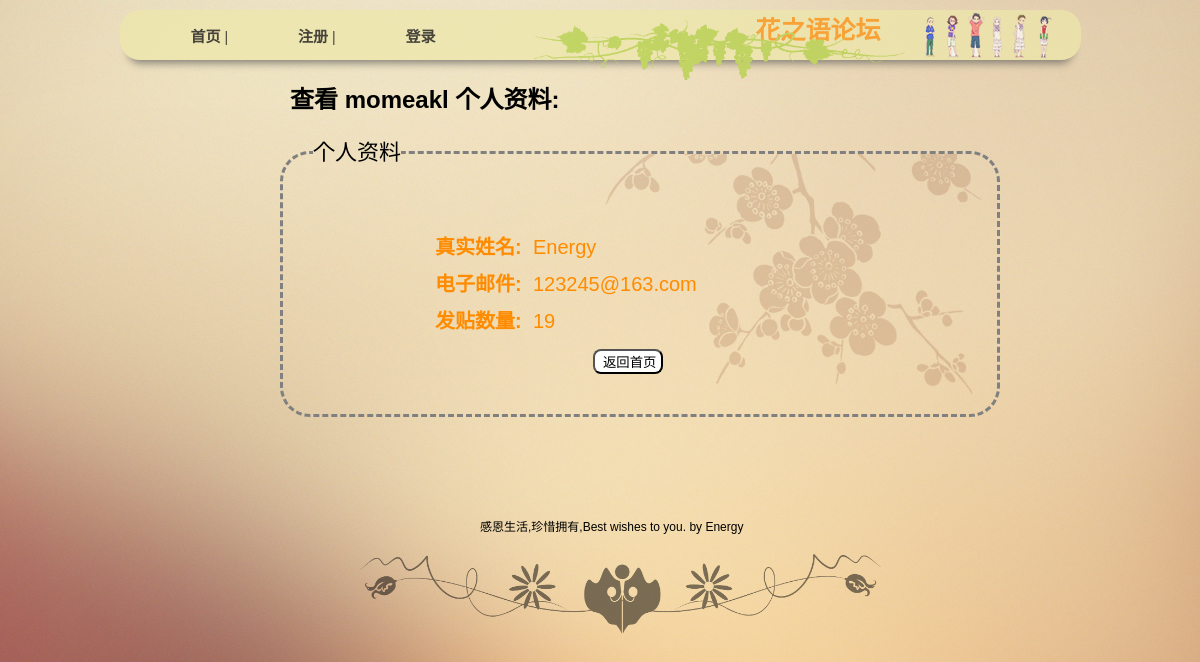
The page /work/view_profile.php?id=momeakl on the database its author committed.
### tables this page shows
CREATE TABLE `forum_user` (
  `id` int(10) NOT NULL AUTO_INCREMENT,
  `username` varchar(32) NOT NULL,
  `password` varchar(32) NOT NULL,
  `email` varchar(100) NOT NULL,
  `realname` varchar(50) NOT NULL,
  `regdate` datetime NOT NULL DEFAULT '0000-00-00 00:00:00',
  PRIMARY KEY (`id`)
);

### work/view_profile.php (the view, shortened to what this page needs)
<?php
  $id=$_GET['id'];
  $sql="SELECT * FROM forum_user WHERE username='$id'";
  $result=mysql_query($sql);
  $rows=mysql_fetch_array($result);
  $sql = "SELECT * FROM forum_topic WHERE name = '" . $id . "'";
  $count_q = mysql_query($sql);
  $num_count_q = mysql_num_rows($count_q);
  $sql = "SELECT * FROM forum_reply WHERE reply_name = '" . $id . "'";
  $count_a = mysql_query($sql);
  $num_count_a = mysql_num_rows($count_a);
  $num_count = $num_count_q + $num_count_a;
?>
<?php include('../includes/header.inc.php'); ?>
<div class="user_info">
<h2>查看 <b><?php echo $rows['username']; ?></b> 个人资料:</h2>
<?php
	$mail=$rows['email'];
?>
<fieldset>
	<legend>个人资料</legend>
<br>
<table width="300">
  <tr>
    <td width="100"><strong>真实姓名:</strong></td>
    <td width="200"><?php echo $rows['realname']; ?></td>
  </tr>
  <tr>
    <td><strong>电子邮件:</strong></td>
    <td><?php echo $mail; ?></td>
  </tr>
  <tr>
    <td><strong>发贴数量:</strong></td>
    <td><?php echo $num_count; ?></td>
  </tr>
</table>
<br>
<input type="button" value="返回首页" onclick="location.href='main_forum.php'">
</fieldset>
</div>
<?php include('../includes/footer.inc.php'); ?>

### css/bbs.css (style rules this page uses)
* { margin: 0; padding: 0; font-family: '幼圆',helvetcia,sans-serif; }
body { background-color:firebrick; }
table { margin: 10px auto; }
td,legend { font-size: 15px; line-height: 35px; }
div.user_info { margin-top: 20px; width: 60%; margin-left: 280px; margin-bottom: 100px; }
div.user_info h2 { margin-left: 10px; margin-bottom: 20px; }
div.user_info legend { font-size: 22px; }
div.user_info fieldset { background:url(../images/header-background2.png) top right repeat; padding: 30px; border: dashed gray; border-radius: 30px; }
div.user_info input[type="button"] { margin-left: 280px; margin-top: -20px; cursor: pointer; }
div.user_info table { margin-left: 120px; }
div.user_info table td { font-size: 20px; color:darkorange; }
body input { border-radius: 8px; margin-top: 10px; margin-bottom: 10px; padding: 1px 5px 1px 8px; background-color: #fff; height: 25px; outline:none; }

### rows shown on the page
forum_user: username "momeakl", realname "Energy", email "123245@163.com"

### other values the page prints
$num_count "19"
